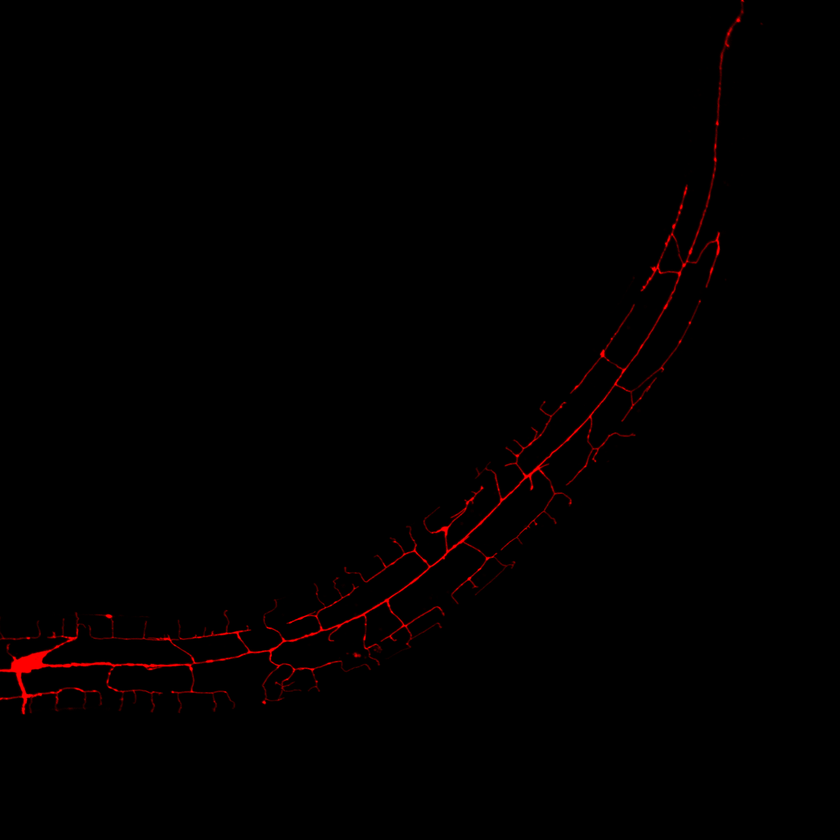
#> input picture test_sequence/image2.png, 840 x 840 px, shrunk from 2042 x 2044 before the run
$ jupyter execute template_matching.ipynb
#> lines starting #> are read from the running program, lines starting #| are printed output that depends on the picture; after the words box and inside, x2 and y2 are one past the last pixel; in counts of white or black regions, pixels touching at a corner belong together
[cell 1]
import cv2
import numpy as np
import matplotlib.pyplot as plt
from matplotlib.patches import Circle
from scipy.spatial import Delaunay

[cell 2]
# Helper function to rotate feature kernel
def rotate_point(origin, point, angle):

    ox, oy = origin
    px, py = point

    qx = ox + np.cos(angle) * (px - ox) - np.sin(angle) * (py - oy)
    qy = oy + np.sin(angle) * (px - ox) + np.cos(angle) * (py - oy)

    return int(qx), int(qy)

# Node detection kernel, generates feature to detect inside sliding window
def generate_features(win, feature, angle=0, thickness=1):

    # Check that feature is correctly specified
    assert feature in ("cross", "tee", "elbow", "end"), "Feature must be one of 'cross', 'tee', 'elbow', or 'end'."

    # Convert angle to radians
    angle = np.deg2rad(angle)

    # Create kernel matrix, if end feature is selected, generate end-detector mask
    kernel = np.zeros((win, win), np.uint8)
    if feature == "end":
        end_mask = np.zeros((win, win), np.uint8)

    # Define center of kernel
    center = win // 2
    origin = (center, center)

    # Draw Top
    if feature in ("cross", "tee", "end"):
        endpoint = rotate_point(origin, (center, -10), angle)
        cv2.line(kernel, origin, endpoint, (1, 1, 1), thickness)
    # Draw Bottom
    if feature == "cross":
        endpoint = rotate_point(origin, (center, win+10), angle)
        cv2.line(kernel, origin, endpoint, (1, 1, 1), thickness)
    # Draw Left
    if feature in ("cross", "tee"):
        endpoint = rotate_point(origin, (-10, center), angle)
        cv2.line(kernel, origin, endpoint, (1, 1, 1), thickness)
    # Draw Right
    if feature in ("cross", "tee", "elbow"):
        endpoint = rotate_point(origin, (win+10, center), angle)
        cv2.line(kernel, origin, endpoint, (1, 1, 1), thickness)

    return kernel

[cell 3]
# Generate features to search for

deg_ii = 1
kernel = 10
features = []

for theta in range(0, 360, deg_ii):
    if theta % 2 == 0:
        thickness = 1
    else:
        thickness = 4

    feature = generate_features(kernel, feature="end", angle=theta, thickness=thickness)
    features.append(np.asarray(feature))

[cell 4]
# # Visualize end segment
# num_features = len(features)
# # Create a figure and a set of subplots
# fig, axs = plt.subplots(2, num_features//4, figsize=(num_features, 5))

# for ii, feature in enumerate(features):
#     # Plot image in subplot
#     axs[ii].imshow(feature, cmap='gray')
#     axs[ii].axis('off')  # Turn off axis


# # Show the plot
# plt.tight_layout()
# plt.show()

[cell 5]
# Load image
image = cv2.imread('test_sequence/image2.png', cv2.IMREAD_GRAYSCALE)
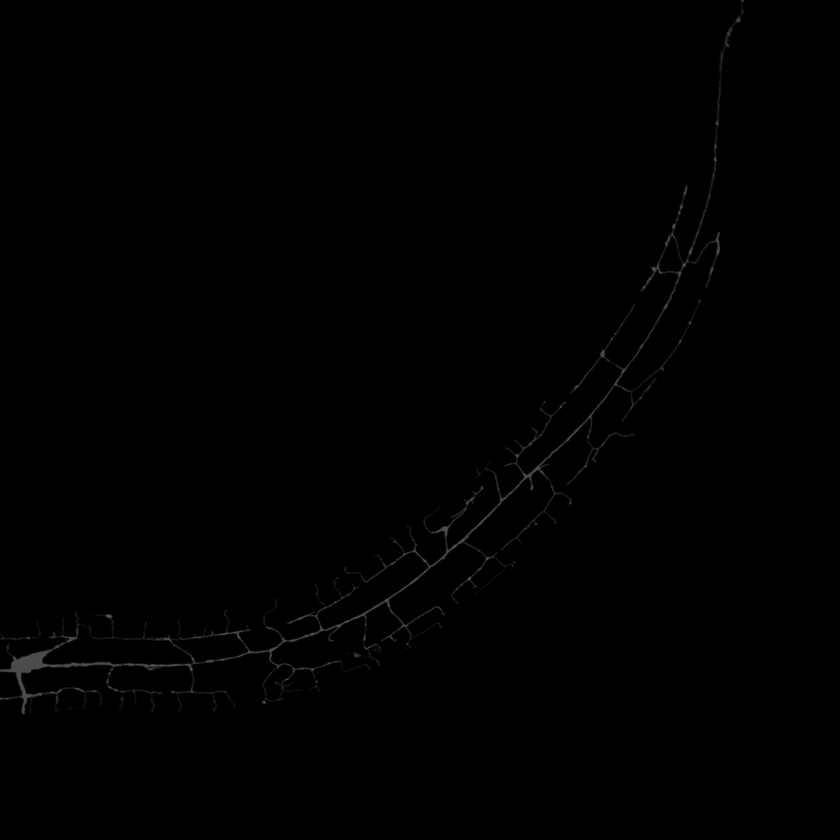
#> image: shape (840, 840); min 0, max 76, mean 0.6

# Process image to eliminate floating regions
N = 200 # Minimum number of pixels per region

# Threshold and find contours
_, thresh = cv2.threshold(image, 5, 255, cv2.THRESH_BINARY)
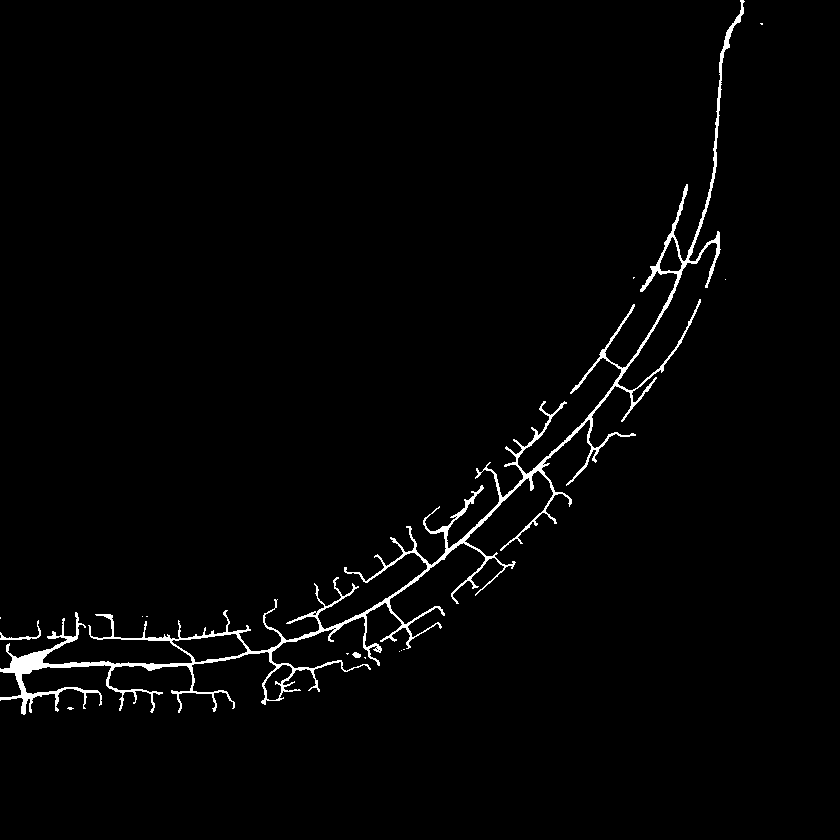
#> thresh: shape (840, 840); 1.9% white; 15 white regions (12 under 20 px)
contours, _ = cv2.findContours(thresh, cv2.RETR_EXTERNAL, cv2.CHAIN_APPROX_SIMPLE)
#> contours = 15 contours, 12 with area under 20; largest, box (x1, y1, x2, y2) and area: (0, 0, 745, 715) 11230, (0, 620, 41, 640) 75, (352, 652, 361, 658) 28

# Create a mask for the filtered contours
mask = np.zeros_like(thresh)

# Draw contours for mask
for contour in contours:
    if cv2.contourArea(contour) >= N:
        cv2.drawContours(mask, [contour], -1, (255), thickness=cv2.FILLED)
#> this loop made 15 passes
#> contour on passes 2, 3, 5, 6, 7, 9, 10, 11, 12, 13, 14: [[364, 657], [365, 658], [365, 657]], [[346, 653], [347, 654], [348, 653]], [[399, 651]], [[401, 650]], [[403, 649], [404, 649]], [[0, 617], [0, 618]], [[146, 616], [147, 616]], [[142, 616]], [[725, 279]], [[633, 277], [633, 278], [634, 277]], [[760, 23], [761, 24], [762, 24], [762, 23]]
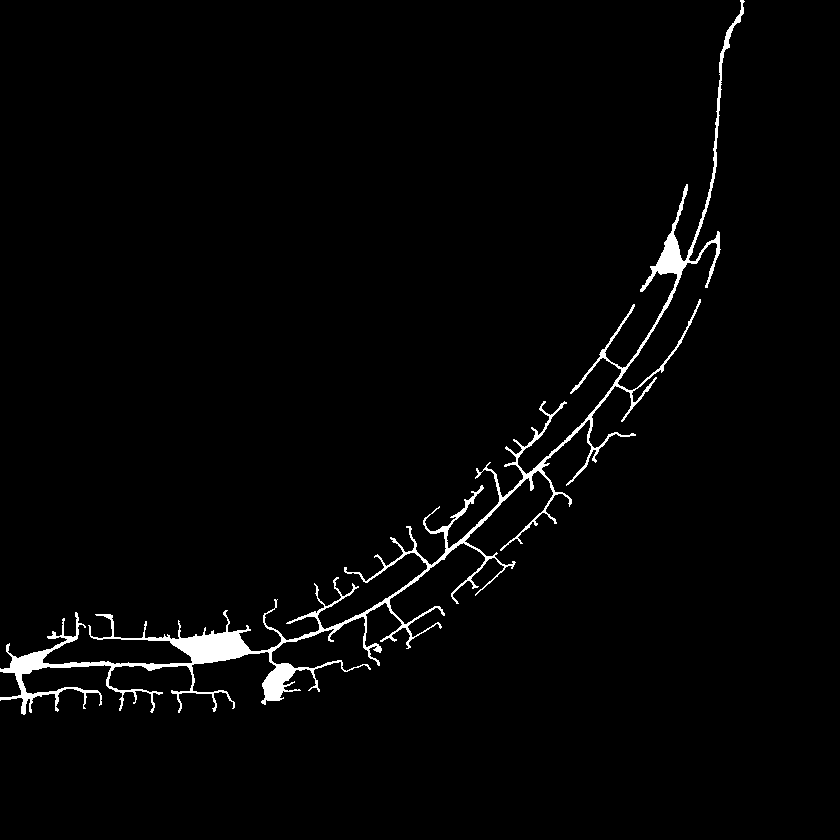
#> mask: shape (840, 840); 2.1% white; 1 white region, box (x1, y1, x2, y2) and area: (0, 0, 745, 715) 15070

# Apply the mask to the original image
img = cv2.bitwise_and(image, image, mask=mask)

# Threshold image
_, img = cv2.threshold(img, 1, 255, cv2.THRESH_BINARY)
#> img: shape (840, 840); 1.8% white; 1 white region, box (x1, y1, x2, y2) and area: (0, 0, 745, 715) 12990
img = img.astype(np.uint8)*255

[cell 6]
# Find features via template matching

knots = []

for feature in features:
    template = feature * np.max(img)

    # Apply template Matching
    res = cv2.matchTemplate(img, template, cv2.TM_CCOEFF_NORMED)
    min_val, max_val, min_loc, max_loc = cv2.minMaxLoc(res)
    threshold = 0.75
    loc = np.where( res >= threshold)
    if len(loc[0]) > 0:
        knots.append(loc)
#> this loop made 360 passes
#> (min_val, max_val, min_loc, max_loc, loc) on passes 1 to 3: (-0.352, 0.684, (22, 702), (228, 703), (empty array, empty array)), (-0.705, 0.956, (658, 264), (18, 708), ([483, 484, 706, 707, 708, 709], [526, 526, 18, 18, 18, 18])), (-0.352, 0.684, (22, 702), (228, 703), (empty array, empty array))
#> pass 1, `res = cv2.matchTemplate(img, template, cv2.TM_CCOEFF_NORMED)`:
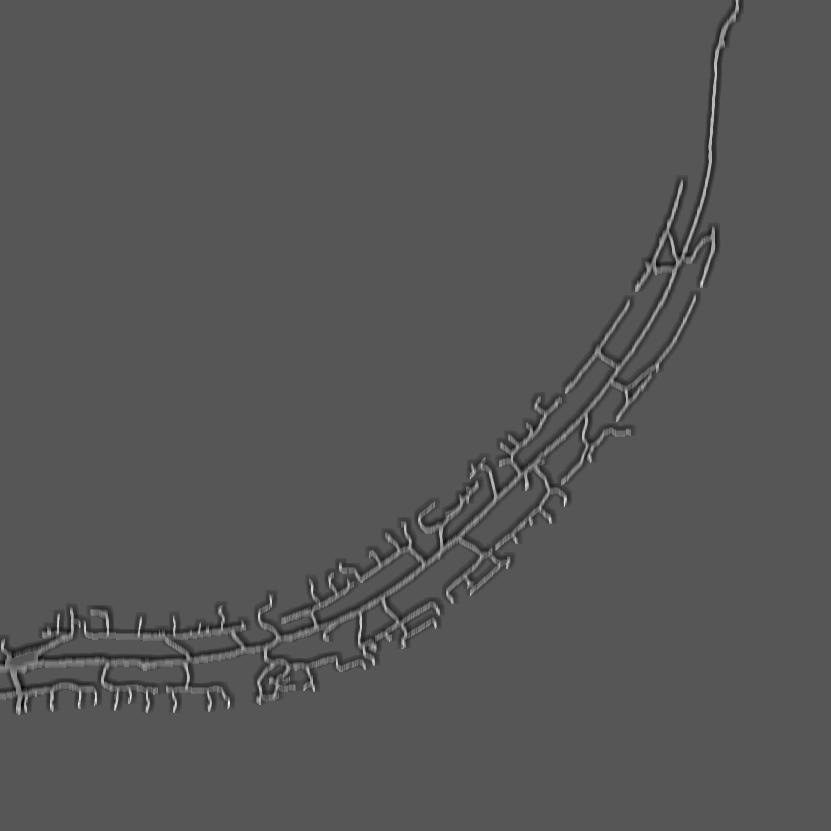
#> res: shape (831, 831) float32; min -0.352, max 0.684, mean -0.000739; drawn with min black and max white
#> pass 2, `res = cv2.matchTemplate(img, template, cv2.TM_CCOEFF_NORMED)`:
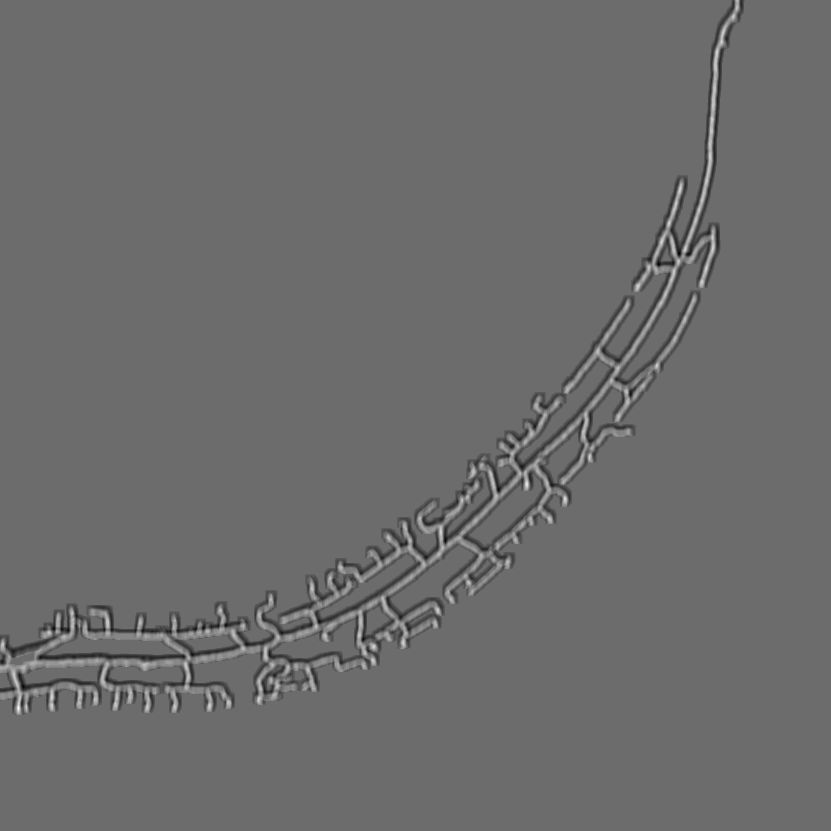
#> res: shape (831, 831) float32; min -0.705, max 0.956, mean -0.00195; drawn with min black and max white
#> after the loop, knots = 185 items

# Flatten and pair up point values
knots = [(x, y) for arr1, arr2 in knots for x, y in zip(arr1, arr2)]
#> knots = 655 pairs, first value 180 to 709, second value 17 to 713
len(knots)
#> Out = 655

[cell 7]
# Filter out too-similar points in the array
occurrences = {}
filtered_rows = []

# Iterate over each row in the array
for row in knots:
    # Check if either value in the row has not been seen before
    if occurrences.get(row[0], 0) < 1 and occurrences.get(row[1], 0) < 1:
        # Add the row to the filtered list
        filtered_rows.append(row)
        # Increment the occurrence count for both elements
        occurrences[row[0]] = occurrences.get(row[0], 0) + 1
        occurrences[row[1]] = occurrences.get(row[1], 0) + 1
#> this loop made 655 passes
#> row on passes 1 to 3: (483, 526), (484, 526), (706, 18)
#> after the loop, filtered_rows = 42 pairs, first value 180 to 708, second value 17 to 713; occurrences = 84 items

knots = filtered_rows
#> knots has the same summary as filtered_rows
len(knots)
#> Out = 42

[cell 8]
# Remove any near-duplicate rows

# Similarity threshold
threshold = 10

# Function to check if two rows are similar
def is_similar(row1, row2, thresh):
    row1 = np.asarray(row1)
    row2 = np.asarray(row2)

    return np.all(np.abs(row1 - row2) < thresh)

# Function to remove similar rows
def remove_similar_rows(arr, thresh):
#> called with thresh = 10
    unique_rows = []

    for current_row in arr:
        # Check if the current row is similar to any already added row
        if not any(is_similar(current_row, unique_row, thresh) for unique_row in unique_rows):
            unique_rows.append(current_row)
#> this loop made 42 passes
#> current_row on passes 1, 24, 25, 26, 27, 28: (483, 526), (465, 471), (227, 712), (615, 173), (228, 713), (181, 681)

    return np.array(unique_rows)


# Process the array
knots = remove_similar_rows(knots, threshold)
print(len(knots))
#| 29

[cell 9]
# Plot Vertices on image
fig, ax = plt.subplots(figsize=(12, 12))
ax.imshow(image, cmap='gray')

# Get template matching offsets
w, h = template.shape[::-1]

# Adding circles at each knot
for xi, yi in knots:
    circle = Circle((yi+w//2, xi+h//2,), radius=(kernel//2), fill=False, edgecolor='red', linewidth=1)
    ax.add_patch(circle)
#> this loop made 29 passes
#> (xi, yi) on passes 1 to 12: (483, 526), (706, 18), (285, 637), (698, 258), (239, 661), (590, 470), (303, 659), (678, 269), (686, 167), (262, 646), (534, 385), (610, 100)
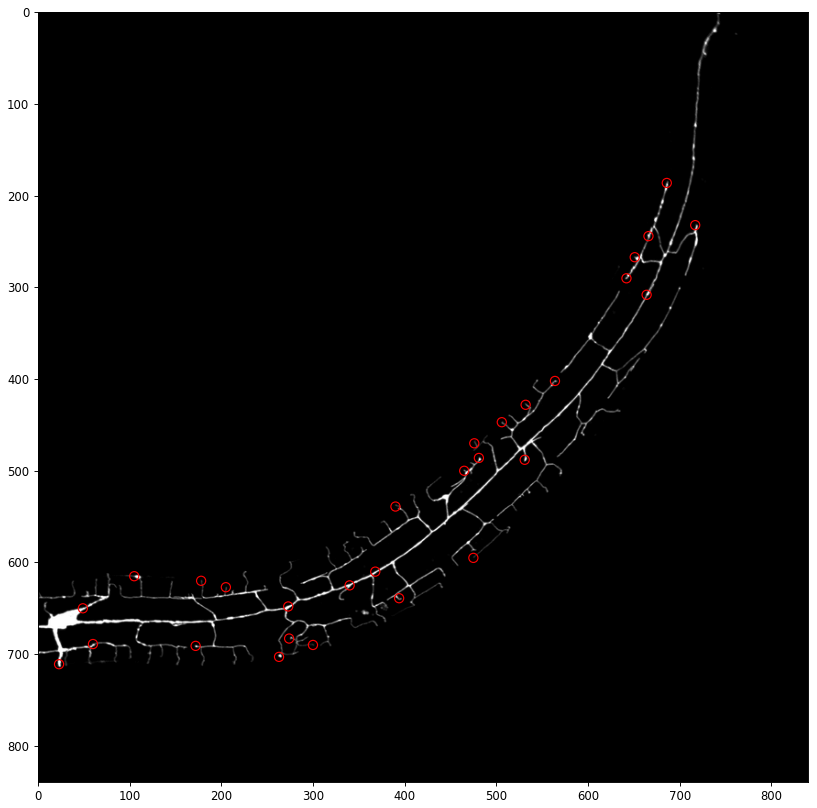
#> figure drawn by matplotlib, 1 panel

[cell 10]
# Plot Template match image
fig, ax = plt.subplots(figsize=(img.shape[0]/100, img.shape[0]/100))
ax.imshow(res)

[cell 11]
delaunay = Delaunay(knots)

plt.figure(figsize=(12, 12))
plt.triplot(knots[:, 0], -knots[:, 1], delaunay.simplices)
plt.plot(knots[:, 0], -knots[:, 1], 'o')

plt.gca().set_aspect('equal', adjustable='box')
plt.xticks([])
plt.yticks([])

plt.show()
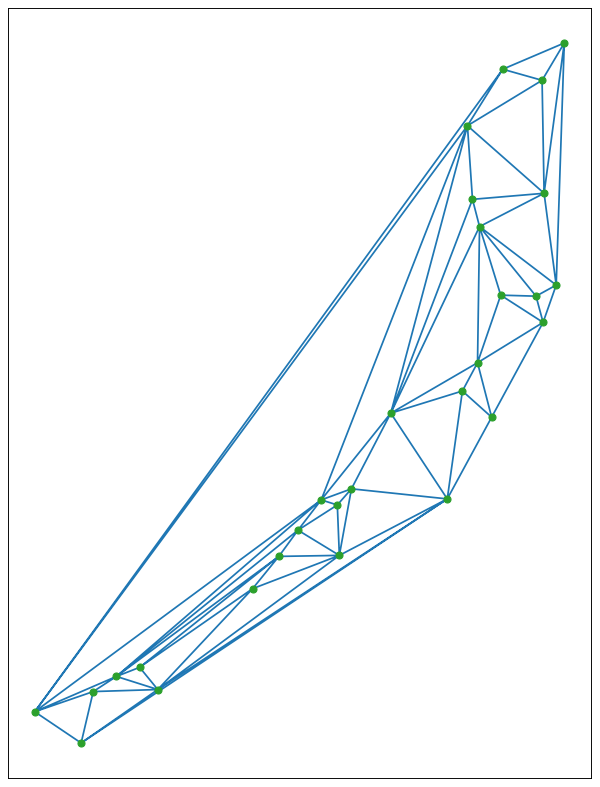
#> figure drawn by matplotlib, 1 panel

[cell 12]
delaunay.simplices
#> Out = 48 rows, first 8: [26, 11, 18], [11, 15, 18], [3, 8, 1], [4, 16, 18], [15, 9, 18], [9, 4, 18], [26, 23, 11], [23, 8, 11]
